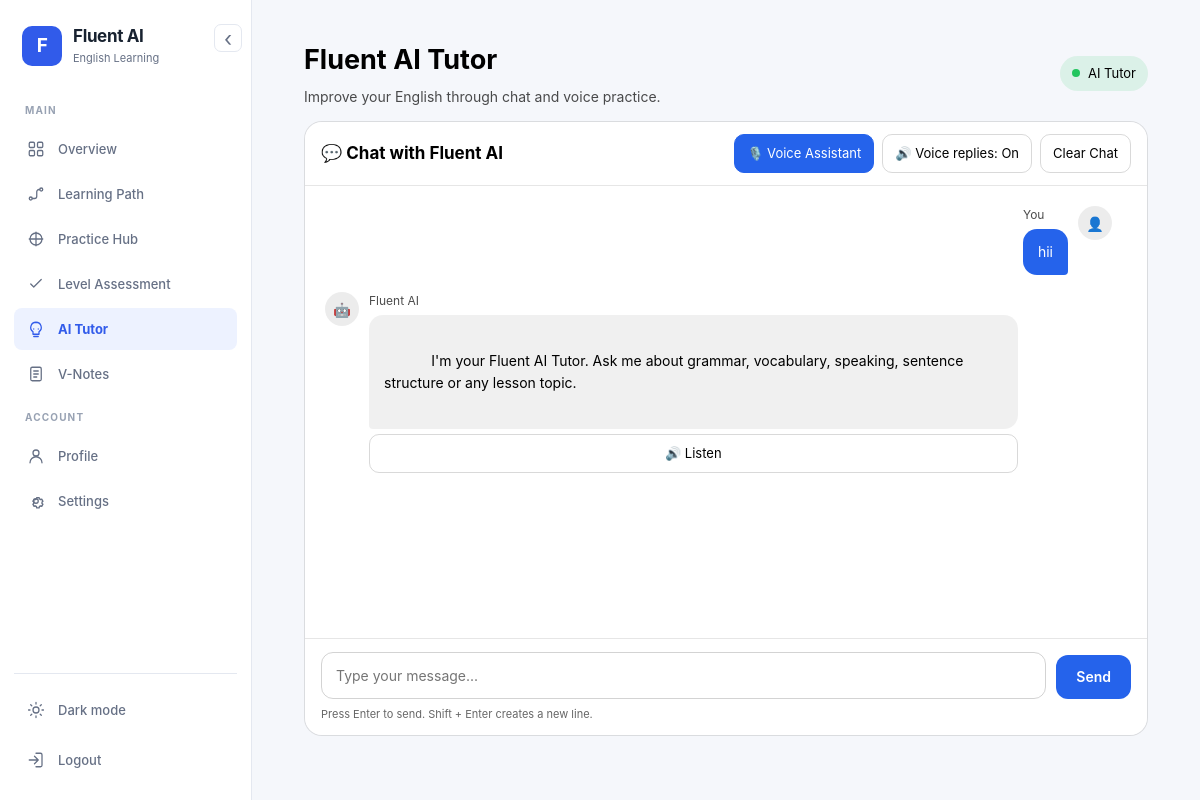
/ai-tutor/ (signed in), run on the app's committed database.
### learning/models.py (models this page shows, shortened)
class ChatMessage(models.Model):
    user = models.ForeignKey(User,on_delete=models.CASCADE)
    message = models.TextField()
    response = models.TextField()
    created_at = models.DateTimeField(auto_now_add=True)

### learning/views.py (the view, shortened to what this page needs)
# urls.py: path("ai-tutor/",views.ai_tutor,name="ai_tutor", ),
@login_required
def ai_tutor(request):
    is_ajax = (
        request.headers.get("X-Requested-With") == "XMLHttpRequest"
    )
    chat_messages = ChatMessage.objects.filter(
        user=request.user
    ).order_by("created_at")[:50]
    return render(
        request,
        "ai_tutor.html",
        {"chat_messages": chat_messages},
    )

### learning/templates/ai_tutor.html (shortened to what this page needs)
{% extends "base.html" %} {% load static %}  {% block content %}
<div class="tutor-container" id="chat-page">
  <header class="tutor-header">
    <div>
      <h1>Fluent AI Tutor</h1>
      <p class="tutor-subtitle">
        Improve your English through chat and voice practice.
      </p>
    </div>
    <div class="connection-status">
      <span class="status-dot"></span>
      <span>AI Tutor</span>
    </div>
  </header>
  <section class="chat-panel">
    <div class="chat-toolbar">
      <h3>💬 Chat with Fluent AI</h3>
      <div class="toolbar-actions">
        <button type="button" class="ui-btn primary" id="open-voice-mode">
          🎙️ Voice Assistant
        </button>
        <button type="button" class="ui-btn" id="toggle-speech">
          🔊 Voice replies: On
        </button>
        <button type="button" class="ui-btn" id="clear-chat">Clear Chat</button>
      </div>
    </div>
    <div class="chat-messages" id="chat-messages" aria-live="polite">
      {% for item in chat_messages %}
      <div class="message-row user">
        <div class="message-avatar">👤</div>
        <div class="message-content">
          <span class="message-name">You</span>
          <div class="message-bubble">{{ item.message|escape }}</div>
        </div>
      </div>
      <div class="message-row bot">
        <div class="message-avatar">🤖</div>
        <div class="message-content">
          <span class="message-name">Fluent AI</span>
          <div class="message-bubble bot-markdown">
            {{ item.response|escape }}
          </div>
          <button
            type="button"
            class="ui-btn speak-message"
            data-message="{{ item.response|escape }}"
          >
            🔊 Listen
          </button>
        </div>
      </div>
      {% endfor %}
    </div>
    <div class="chat-composer">
      <form id="chat-form" class="composer-form">
        <textarea
          id="message-input"
          class="message-input"
          placeholder="Type your message..."
          rows="1"
          required
          aria-label="Your message"
        ></textarea>
        <button type="submit" class="send-btn" id="send-btn">Send</button>
      </form>
      <p class="composer-hint">
        Press Enter to send. Shift + Enter creates a new line.
      </p>
    </div>
  </section>
</div>
{% endblock %}

### learning/templates/base.html (style rules this page uses)
* { box-sizing: border-box; margin: 0; padding: 0; }
:root, html[data-theme="light"] { color-scheme: light; --primary: #315bea; --primary-hover: #2448ca; --primary-soft: #edf2ff; --bg: #f5f7fb; --surface: #ffffff; --surface-secondary: #f9fafc; --border: #e4e8f0; --text: #182230; --muted: #667085; --subtle: #98a2b3; --success: #16845b; --danger: #d92d20; --warning: #9a6700; --shadow: 0 4px 18px rgba(16, 24, 40, .045); --sidebar-width: 252px; --sidebar-collapsed-width: 76px; --radius: 12px; }
html { min-height: 100%; scroll-behavior: smooth; }
body { min-height: 100vh; font-family: Inter, -apple-system, BlinkMacSystemFont, "Segoe UI", Roboto, Arial, sans-serif; font-size: 14px; line-height: 1.5; color: var(--text); background: var(--bg); transition: background-color .2s ease, color .2s ease; }
body, button, input, textarea, select { font-family: Inter, -apple-system, BlinkMacSystemFont, "Segoe UI", Roboto, Arial, sans-serif; }
button, input, textarea, select { font-size: inherit; }
button { cursor: pointer; }

### learning/templates/ai_tutor.html (style rules this page uses)
html, body { height: 100%; color: black; }
body.ai-tutor-page { overflow: hidden; }
#chat-page { height: calc(100dvh - 80px); max-width: 1100px; margin: 0 auto; padding: 12px 20px; box-sizing: border-box; display: flex; flex-direction: column; overflow: hidden; }
#chat-page * { box-sizing: border-box; }
.tutor-header { display: flex; justify-content: space-between; align-items: center; gap: 12px; flex-wrap: wrap; margin-bottom: 14px; flex-shrink: 0; }
.tutor-header h1 { font-size: 27px; margin: 0; }
.tutor-subtitle { margin: 5px 0 0; opacity: 0.7; }
.connection-status { display: flex; align-items: center; gap: 8px; border-radius: 20px; padding: 8px 12px; background: rgba(34, 197, 94, 0.12); font-size: 13px; }
.status-dot { height: 8px; width: 8px; border-radius: 50%; background: #22c55e; }
.chat-panel { flex: 1; min-height: 0; display: flex; color: black; flex-direction: column; overflow: hidden; border: 1px solid rgba(128, 128, 128, 0.2); border-radius: 18px; background: var(--card-bg, rgba(128, 128, 128, 0.04)); }
.chat-toolbar { padding: 12px 16px; border-bottom: 1px solid rgba(128, 128, 128, 0.2); display: flex; align-items: center; justify-content: space-between; gap: 10px; background-color: white; flex-wrap: wrap; flex-shrink: 0; }
.chat-toolbar h3 { margin: 0; font-size: 17px; }
.toolbar-actions, .voice-controls { display: flex; align-items: center; gap: 8px; flex-wrap: wrap; }
.ui-btn { border: 1px solid rgba(128, 128, 128, 0.3); background: transparent; color: inherit; border-radius: 10px; padding: 9px 12px; cursor: pointer; font: inherit; font-size: 13px; }
.ui-btn.primary { color: white; background: #2563eb; border-color: #2563eb; }
.chat-messages { flex: 1; min-height: 0; background-color: white; height: auto; padding: 20px; display: flex; flex-direction: column; gap: 17px; overflow-y: auto; overflow-x: hidden; overscroll-behavior: contain; scrollbar-gutter: stable; scroll-behavior: smooth; }
.message-row { display: flex; align-items: flex-start; gap: 10px; max-width: 88%; }
.message-row.user { align-self: flex-end; flex-direction: row-reverse; }
.message-avatar { width: 34px; height: 34px; min-width: 34px; border-radius: 50%; display: flex; justify-content: center; align-items: center; background: rgba(128, 128, 128, 0.15); }
.message-content { min-width: 0; display: flex; flex-direction: column; gap: 5px; }
.message-name { font-size: 12px; opacity: 0.7; }
.message-bubble { padding: 12px 15px; border-radius: 14px; background: rgba(128, 128, 128, 0.12); line-height: 1.6; white-space: pre-wrap; overflow-wrap: anywhere; }
.message-row.user .message-bubble { color: white; background: #2563eb; border-bottom-right-radius: 4px; }
.message-row.bot .message-bubble { border-bottom-left-radius: 4px; }
.chat-composer { padding: 13px 16px; border-top: 1px solid rgba(128, 128, 128, 0.2); flex-shrink: 0; background-color: white; }
.composer-form { display: flex; gap: 10px; align-items: flex-end; }
.message-input { flex: 1; min-width: 0; min-height: 44px; max-height: 110px; resize: none; overflow-y: auto; border: 1px solid rgba(128, 128, 128, 0.35); border-radius: 12px; padding: 12px 14px; background: transparent; color: inherit; font: inherit; outline: none; }
.send-btn { min-height: 44px; border: 0; border-radius: 12px; padding: 0 20px; color: white; background: #2563eb; cursor: pointer; font-weight: 600; }
.composer-hint, .voice-note { margin: 7px 0 0; font-size: 11px; opacity: 0.6; }

### data on the page
ChatMessage: message "hii", response "I'm your Fluent AI Tutor. Ask me about grammar, vocabulary, speaking, sentence structure or any lesson topic."
